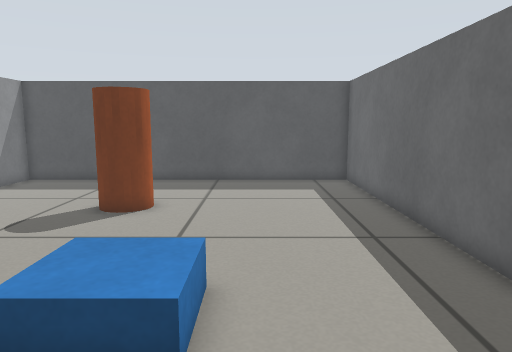
View 1 (above)

18 first-person views from a walk through a Gazebo world. The camera is 0.57 m above the floor, tilts 8° down and sees 70° across. The floor is counted in squares, 0.2 m on a side. Each view is taken from the middle of a square. On the plan, view 1 faces up. The plan holds only what a view shows up to about 20 squares ahead; the rest is blank.

View 2
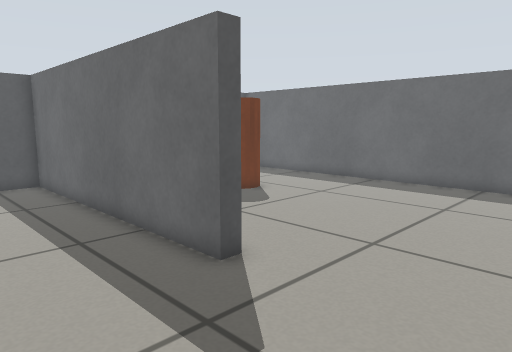

View 3
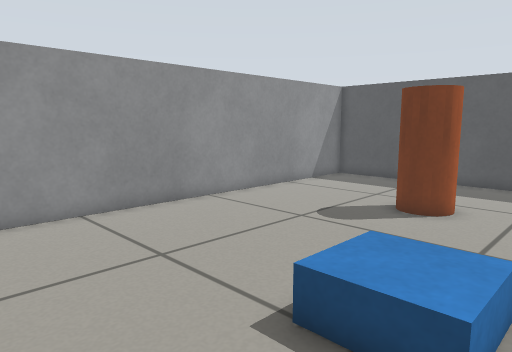

View 4
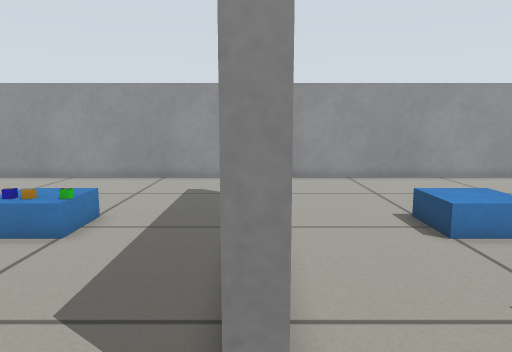

View 5
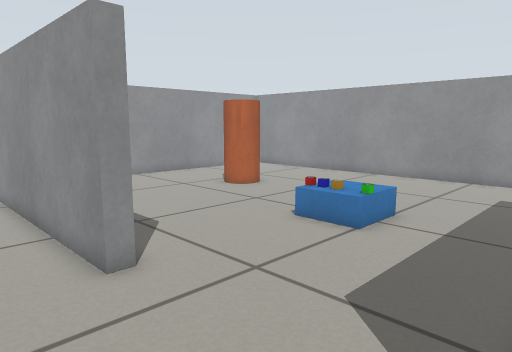

View 6
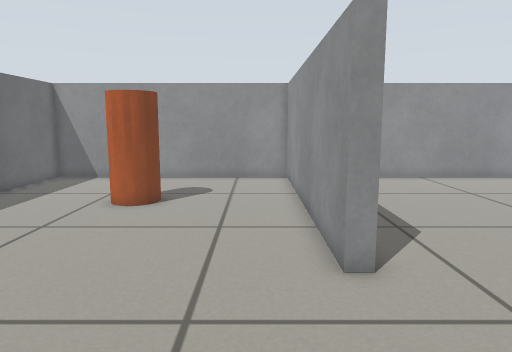

View 7
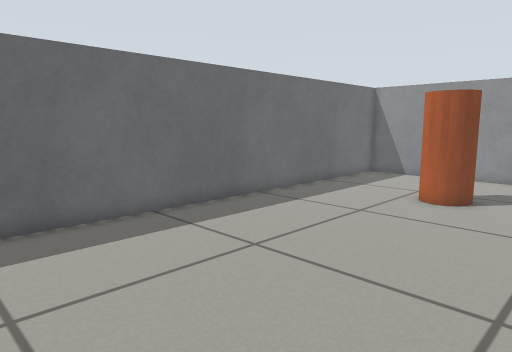

View 8
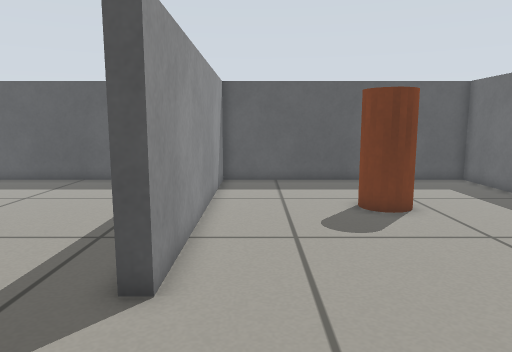

View 9
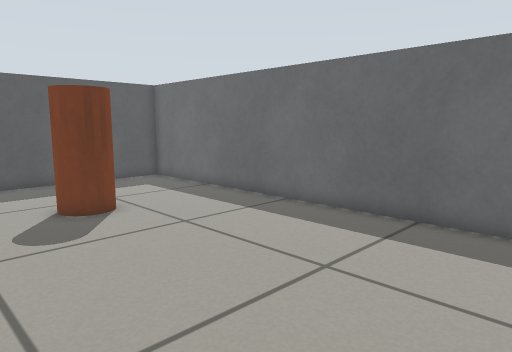

View 10
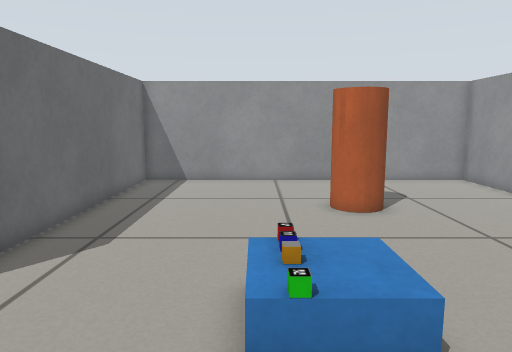

View 11
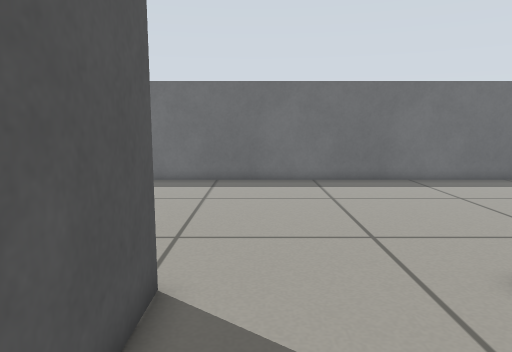

View 12
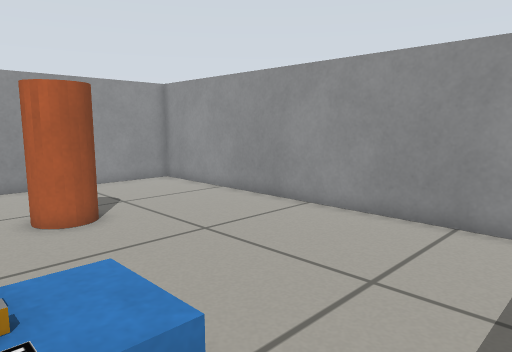

View 13
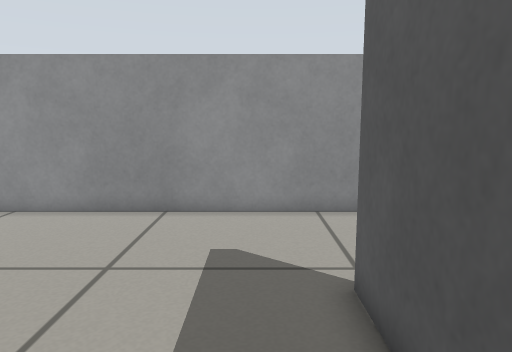

View 14
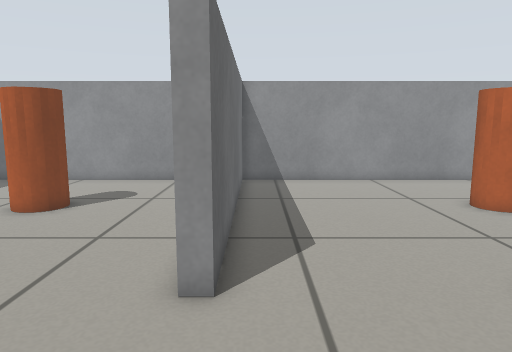

View 15
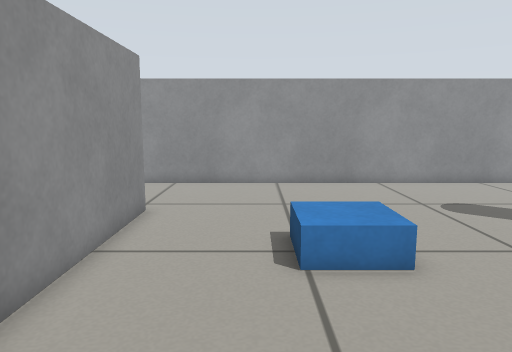

View 16
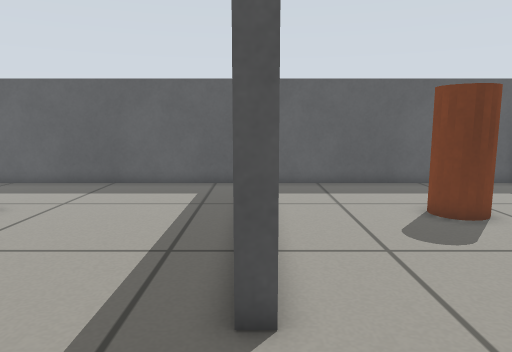

View 17
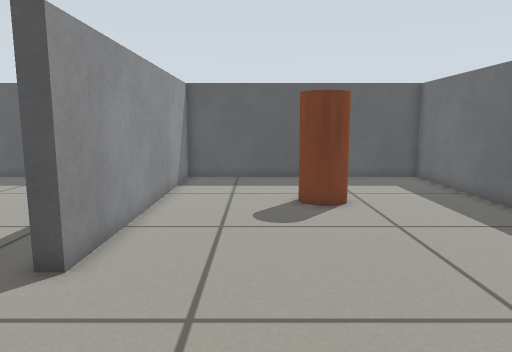

View 18
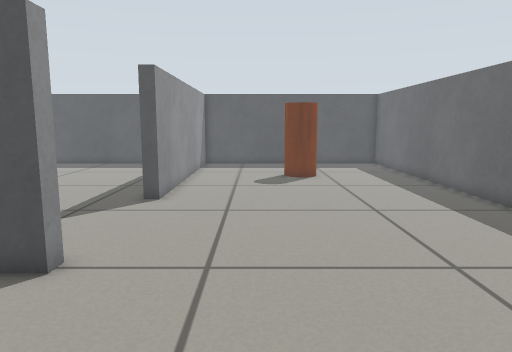

### Floor plan
Points are (right, up) in squares from view 1. A wall is a line through its corners. A room is listed if a view was taken in it or the views show most of it. See-through windows are left out.
Room 1 (views 1, 2, 3, 4, 5, 6, 7, 8, 9, 10, 11, 12, 13, 14, 15, 16, 17, 18)
walls: (5, -0.6) (5, -1.3) (1.1, -1.3); (-2.2, -1.3) (-6, -1.3); (4.7, 5.7) (4.7, 18.7) (-11.8, 18.7) (-11.8, -20.7) (4.7, -20.7) (4.7, -7.7) (5.3, -7.7) (5.3, -20.7) (17.8, -20.7) (17.8, 18.7) (5.3, 18.7) (5.3, 5.7) (4.7, 5.7); (-6, -0.7) (1.1, -0.7)
objects: pillar (-5, -15) to (-4, -14); pillar (-5, 12) to (-4, 13); blue box (-3, -8) to (-1, -6); blue box (-3, 4) to (-1, 6); pillar (11, -15) to (12, -14); pillar (11, 12) to (12, 13)

Where each view was taken, in squares from view 1:
view 1: 0 up, 0 right, facing up
view 2: 0 up, 0 right, facing up-right
view 3: 0 up, 0 right, facing up-left
view 4: 1 down, 8 right, facing left
view 5: 1 down, 8 right, facing down-left
view 6: 1 down, 7 right, facing down
view 7: 0 up, 7 right, facing down-right
view 8: 0 up, 7 right, facing up
view 9: 0 up, 7 right, facing up-right
view 10: 2 down, 1 left, facing down
view 11: 3 down, 1 left, facing right
view 12: 3 down, 1 left, facing down-left
view 13: 3 down, 0 right, facing left
view 14: 2 down, 4 right, facing down
view 15: 3 up, 6 right, facing left
view 16: 1 up, 5 right, facing up
view 17: 1 down, 9 right, facing up
view 18: 8 down, 9 right, facing up
